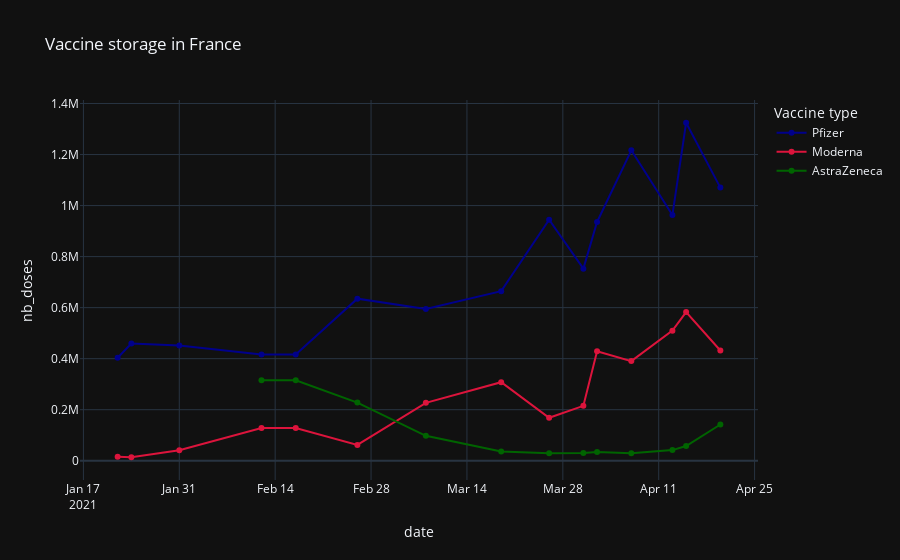

Notebook source saved alongside this figure:
### Code cell
#Line charts
line_charts.vactypedoses()

### Figure 1 — Plotly figure (JSON) as saved in the notebook; plotly's stock layout.template omitted (floating-point values rounded to 4 significant figures)
{"data": [{"legendgroup": "Pfizer", "line": {"color": "darkblue", "dash": "solid"}, "mode": "markers+lines", "name": "Pfizer", "orientation": "v", "showlegend": true, "type": "scatter", "x": ["2021-01-22", "2021-01-24", "2021-01-31", "2021-02-12", "2021-02-17", "2021-02-26", "2021-03-08", "2021-03-19", "2021-03-26", "2021-03-31", "2021-04-02", "2021-04-07", "2021-04-13", "2021-04-15", "2021-04-20"], "xaxis": "x", "y": [403615, 459036, 451674, 416616, 416616, 635316, 594474, 664548, 944430, 752934, 935742, 1216596, 962874, 1324674, 1070508], "yaxis": "y"}, {"legendgroup": "Moderna", "line": {"color": "crimson", "dash": "solid"}, "mode": "markers+lines", "name": "Moderna", "orientation": "v", "showlegend": true, "type": "scatter", "x": ["2021-01-22", "2021-01-24", "2021-01-31", "2021-02-12", "2021-02-17", "2021-02-26", "2021-03-08", "2021-03-19", "2021-03-26", "2021-03-31", "2021-04-02", "2021-04-07", "2021-04-13", "2021-04-15", "2021-04-20"], "xaxis": "x", "y": [15630, 13650, 41280, 128000, 128000, 62050, 226960, 307790, 168340, 215170, 429160, 390420, 509850, 582480, 432030], "yaxis": "y"}, {"legendgroup": "AstraZeneca", "line": {"color": "darkgreen", "dash": "solid"}, "mode": "markers+lines", "name": "AstraZeneca", "orientation": "v", "showlegend": true, "type": "scatter", "x": ["2021-02-12", "2021-02-17", "2021-02-26", "2021-03-08", "2021-03-19", "2021-03-26", "2021-03-31", "2021-04-02", "2021-04-07", "2021-04-13", "2021-04-15", "2021-04-20"], "xaxis": "x", "y": [315060, 315060, 227820, 97790, 36330, 29800, 30140, 33810, 29730, 41590, 57720, 141970], "yaxis": "y"}], "layout": {"hoverlabel": {"bgcolor": "lightslategrey", "font": {"color": "white", "family": "Franklin Gothic Medium", "size": 16}}, "hovermode": "x unified", "legend": {"title": {"text": "Vaccine type"}, "tracegroupgap": 0}, "title": {"text": "Vaccine storage in France"}, "xaxis": {"anchor": "y", "domain": [0, 1], "title": {"text": "date"}}, "yaxis": {"anchor": "x", "domain": [0, 1], "title": {"text": "nb_doses"}}}}
